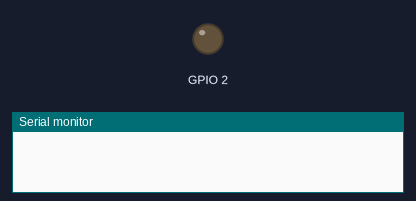
The sketch below on a simulated ESP32. Parts: output pins drawn as LEDs (lit = HIGH), the last lines printed to the serial monitor. WiFi joins after 1.5 s; servers stay silent unless stated; random numbers use the default seed unless the sketch sets one; no MQTT or app messages arrive unless stated.

Above: at 0.0 s.
At 1.6 s:
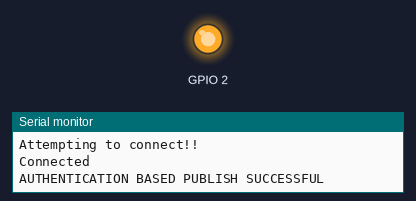
Timing chart, 0 to 3.1 s (numbered marks = the images above):
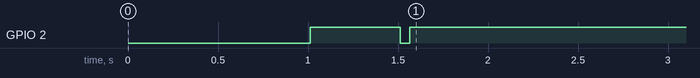

Measured:
- by itself, GPIO 2: HIGH → LOW at 1.5 s, → HIGH 0.05 s later

The sketch:

esp32codeAuthentication.ino
```cpp
#include <WiFi.h>
#include <PubSubClient.h>

const char* ssid = "";
const char* pass = "";
const char* mqtt_server = "18.218.154.100";

WiFiClient esp;
PubSubClient client (esp);

void wifi_setup() {
  delay(10);
  Serial.println("Connecting to ");
  Serial.println(ssid);

  WiFi.mode(WIFI_STA);
  WiFi.begin(ssid, pass);

  while (WiFi.status() != WL_CONNECTED) {
    delay(1000);
    digitalWrite(2, HIGH);
    delay(500);
    digitalWrite(2, LOW);
  }
randomSeed(micros());
Serial.println("");
Serial.println("Congrats WiFi connected");
Serial.println("IP address:");
Serial.println(WiFi.localIP());
}


void reconnect () {
  while (!client.connected() ) {
    Serial.println("Attempting to connect!!");

    String clientId = "ESPclient -";
    String username = "Rasika";
    String password = "Prasann";
    clientId += String(random(0xffff), HEX);

    if (client.connect(clientId.c_str(), username.c_str(), password.c_str())) {
      Serial.println("Connected");
      client.publish("test/pub", "Hello!!!");
      Serial.println("AUTHENTICATION BASED PUBLISH SUCCESSFUL");
      digitalWrite(2, HIGH);
    }else {
      Serial.print("Falied, rc=");
      Serial.print(client.state());
      Serial.println("Trying again in 5 seconds");
      delay(5000);
    }
  }
}
void setup() {
  pinMode(2, OUTPUT);
  Serial.begin(115200);
  wifi_setup();
  client.setServer(mqtt_server, 1883);
}
void loop() {
  if(!client.connected()) {
    reconnect ();
  }
  client.loop();
}
```
